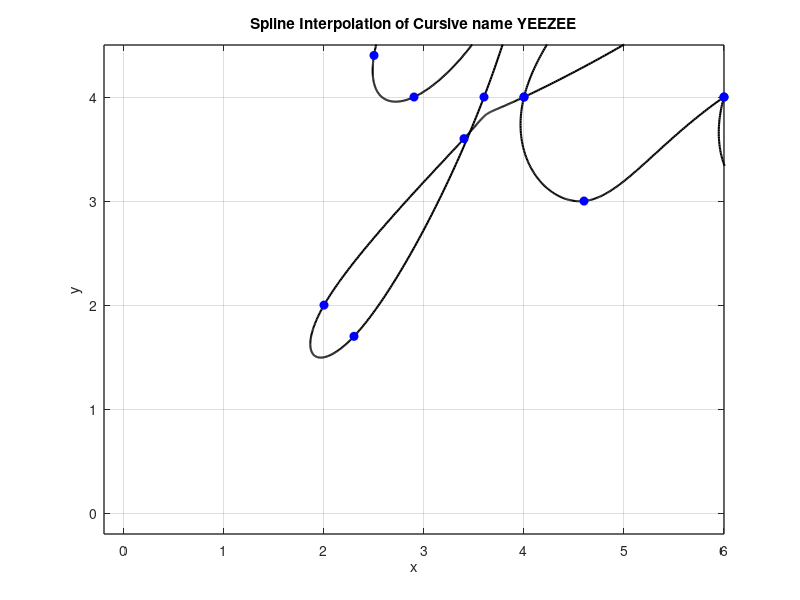
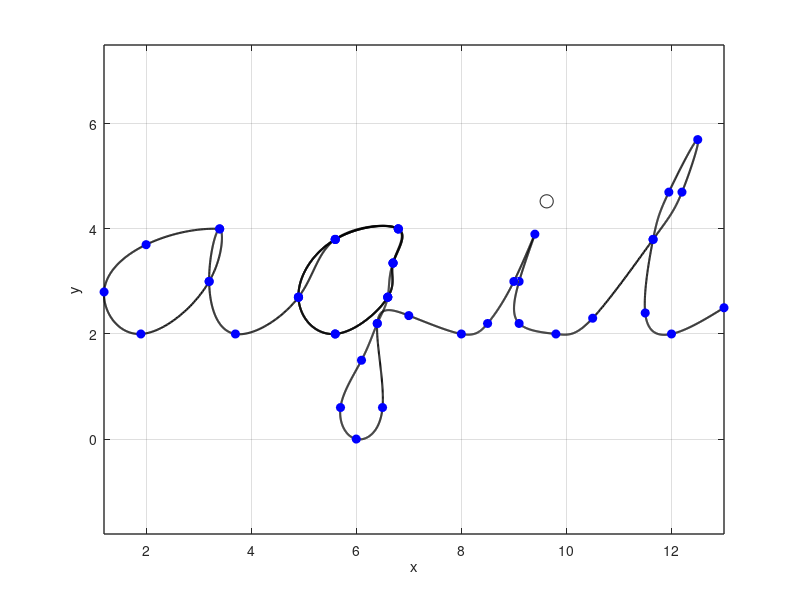
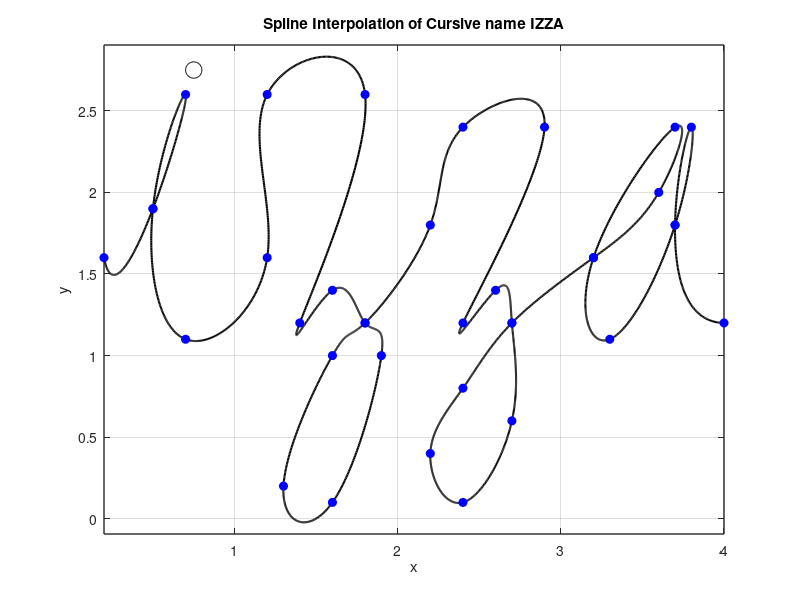

Recreate these plots in MATLAB, in order.
% cursive name of first member - yeezee

x = [2 2.8 3 2.5 2.9 3.8 4.2 3.6 2.3 2 3.4 4 6 5.4 4 4.6 6 8 7.4 6 6.6 8 8.6 9.4 9 8 9 9.4 8.6 8 8.2 8.6 9.2 8.2 8.6 9.4 10 12 11 10 10.6 12 14 13 12 13 14];
y = [5 6 5.8 4.4 4 5 6 4 1.7 2 3.6 4 5.2 5.6 4 3 4 5.2 5.6 4 3 4 4.4 5.6 6 5 6 5.6 4.4 4 4.4 4.4 3.4 2 3 3.6 4 5.2 5.4 4 3 4 5.2 5.4 4 3 3.4];

n = length(x);
t = 0:n-1;
tt = 0:0.01:n-1;

xx = spline(t, x, tt);
yy = spline(t, y, tt);

figure(1)
plot(xx, yy, 'k', 'LineWidth', 1.5)
hold on
plot(x, y, 'bo', 'MarkerFaceColor', 'b')
axis([-0.2 6 -0.2 4.5])
grid on
title('Spline Interpolation of Cursive name YEEZEE')
xlabel('x')
ylabel('y')
set(gca, 'FontSize', 10, 'LineWidth', 1)
grid on

% cursive name of second member - aqil

x = [3.4 2 1.2 1.9 3.2 3.4 3.2 3.7 4.9 5.6 6.8 6.7 6.6 5.6 4.9 5.6 6.8 6.7 6.6 5.6 4.9 5.6 6.8 6.7 6.6 6.4 6.1 5.7 6 6.5 6.4 7 8 8.5 9 9.4 9.1 9.1 9.8 10.5 11.65 12.2 12.5 11.95 11.65 11.5 12 13];
y = [4 3.7 2.8 2 3 4 3 2 2.7 3.8 4 3.35 2.7 2 2.7 3.8 4 3.35 2.7 2 2.7 3.8 4 3.35 2.7 2.2 1.5 0.6 0 0.6 2.2 2.35 2 2.2 3 3.9 3 2.2 2 2.3 3.8 4.7 5.7 4.7 3.8 2.4 2 2.5];

n = length(x);
t = 0:n-1;
tt = 0:0.01:n-1;

xx = spline(t, x, tt);
yy = spline(t, y, tt);

figure(2)
plot(xx, yy, 'k', 'LineWidth', 1.5)
hold on
plot(x, y , 'bo', 'MarkerFaceColor', 'b')
grid on
xlabel('x')
ylabel('y')
set(gca, 'FontSize', 10, 'LineWidth', 1)
grid on
pos = [9.5 4.4 0.25 0.25];
rectangle('Position',pos, 'Curvature',[1 1])
axis equal

% cursive name of third member, izza

x = [0.2 0.5 0.7 0.5 0.7 1.2 1.2 1.8 1.4 1.6 1.8 1.9 1.6 1.3 1.6 1.8 2.2 2.4 2.9 2.4 2.6 2.7 2.7 2.4 2.2 2.4 2.7 3.2 3.6 3.7 3.2 3.3 3.7 3.8 3.7 4];
y = [1.6 1.9 2.6 1.9 1.1 1.6 2.6 2.6 1.2 1.4 1.2 1 0.1 0.2 1 1.2 1.8 2.4 2.4 1.2 1.4 1.2 0.6 0.1 0.4 0.8 1.2 1.6 2 2.4 1.6 1.1 1.8 2.4 1.8 1.2];

n = length(x);
t = 0:n-1;
tt = 0:0.01:n-1;

xx = spline(t, x, tt);
yy = spline(t, y, tt);

figure(3)
plot(xx, yy, 'k', 'LineWidth', 1.5)
hold on
plot(x, y, 'bo', 'MarkerFaceColor', 'b')
grid on
title('Spline Interpolation of Cursive name IZZA')
xlabel('x')
ylabel('y')
set(gca, 'FontSize', 10, 'LineWidth', 1)
grid on
pos = [0.7 2.7 0.1 0.1];
rectangle('Position',pos, 'Curvature',[1 1])
axis equal